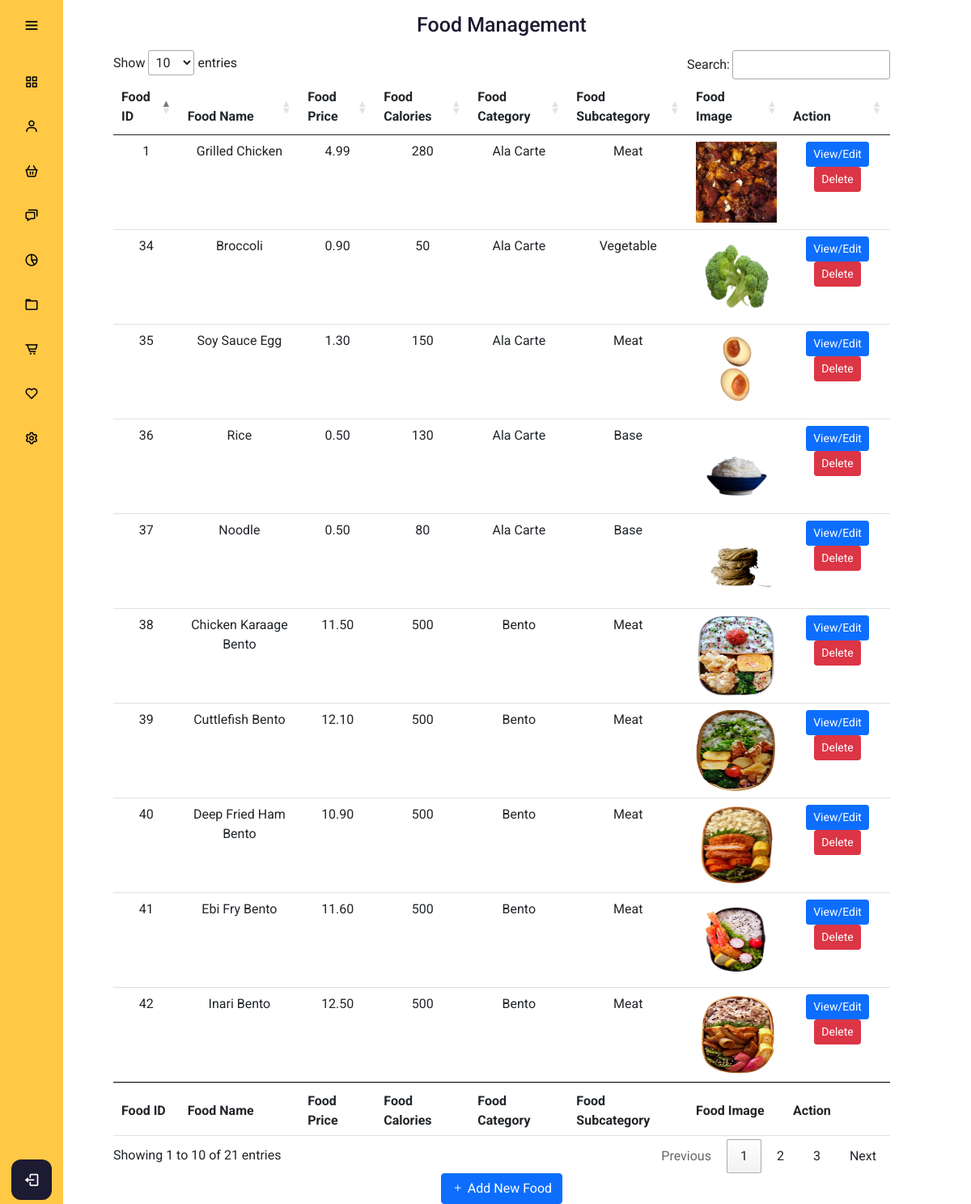
The app's page /admin/foodmanagement.php with its own data.
### tables this page shows
CREATE TABLE `food` (
  `food_id` int(11) NOT NULL,
  `food_name` varchar(255) NOT NULL,
  `food_category` varchar(128) NOT NULL,
  `food_subcategory` varchar(128) NOT NULL,
  `food_healthierchoice` smallint(6) DEFAULT '0',
  `food_vegan` smallint(6) DEFAULT NULL,
  `food_price` decimal(10,2) NOT NULL,
  `food_calories` int(11) NOT NULL,
  `food_img` varchar(256) DEFAULT NULL
);

### config/db.php (called while the page is built, shortened)
<?php
class DB {
  protected static $mdb = null;
  public static function getMDB() {
    $mdb = DB::$mdb;
    if ($mdb === null) {
      $mdb = DB::$mdb = new MeekroDB();
    }
    $mdb->sync_config();
    return $mdb;
  }
  public static function query() { $args = func_get_args(); return call_user_func_array(array(DB::getMDB(), 'query'), $args); }
}
class MeekroDB {
  public $encoding = 'latin1';
  public $connect_options = array(MYSQLI_OPT_CONNECT_TIMEOUT => 30);
  public $internal_mysql = null;
  public function __construct($host=null, $user=null, $password=null, $dbName=null, $port=null, $encoding=null, $socket=null)  {
    if ($encoding === null) $encoding = DB::$encoding;
    $this->encoding = $encoding;
  }
  public function get() {
    $mysql = $this->internal_mysql;
    if (!($mysql instanceof MySQLi)) {
      $mysql = new mysqli();
      foreach ($this->connect_options as $key => $value) {
        $mysql->options($key, $value);
      }
      $mysql->set_charset($this->encoding);
      $this->internal_mysql = $mysql;
    }
    return $mysql;
  }
  protected function preparseQueryParams() {
    $args = func_get_args();
    $sql = trim(strval(array_shift($args)));
    $args_all = $args;
    if (count($args_all) == 0) return array($sql);
    $chunkyQuery = array();
    return $chunkyQuery;
  }
  public function parseQueryParams() {
    $args = func_get_args();
    $chunkyQuery = call_user_func_array(array($this, 'preparseQueryParams'), $args);
    $query = '';
    foreach ($chunkyQuery as $chunk) {
      if (is_string($chunk)) {
        $query .= $chunk;
        continue;
      }
      $result = '';
      $query .= $result;
    }
    return $query;
  }
  protected function prependCall($function, $args, $prepend) { array_unshift($args, $prepend); return call_user_func_array($function, $args); }
  public function query() { $args = func_get_args(); return $this->prependCall(array($this, 'queryHelper'), $args, 'assoc'); }
  protected function queryHelper() {
    $args = func_get_args();
    $type = array_shift($args);
    $db = $this->get();
    $is_buffered = true;
    $row_type = 'assoc';
    $full_names = false;
    $sql = call_user_func_array(array($this, 'parseQueryParams'), $args);
    $result = $db->query($sql, $is_buffered ? MYSQLI_STORE_RESULT : MYSQLI_USE_RESULT);
    $return = array();
    while ($row = ($row_type == 'assoc' ? $result->fetch_assoc() : $result->fetch_row())) {
      $return[] = $row;
    }
    return $return;
  }
}
?>

### admin/foodmanagement.php (the view, shortened to what this page needs)
<?php
include "../config/db.php";
?>
<!DOCTYPE html>
<html lang="en" dir="ltr">
  <head>
    <link rel="stylesheet" href="adminstyle.css">
    <link href='https://unpkg.com/boxicons@2.0.7/css/boxicons.min.css' rel='stylesheet'>
    <link href="https://cdn.jsdelivr.net/npm/bootstrap@5.0.0-beta3/dist/css/bootstrap.min.css" rel="stylesheet">
    <link rel="stylesheet" href="https://cdn.jsdelivr.net/npm/bootstrap-icons@1.4.1/font/bootstrap-icons.css">
    <link rel="stylesheet" href="https://cdn.datatables.net/1.10.25/css/jquery.dataTables.min.css">
   </head>
<body>
  <?php
  include "adminheader.php";
  ?>
  <div class="home_content">
    <div class="text">Food Management </div>
    <table id="myTable" class="table table-hover">
        <thead>
            <tr>
            <th scope="col">Food ID</th>
            <th scope="col">Food Name</th>
            <th scope="col">Food Price</th>
            <th scope="col">Food Calories</th>
            <th scope="col">Food Category</th>
            <th scope="col">Food Subcategory</th>
            <th scope="col">Food Image</th>
            <th scope="col">Action</th>
            </tr>
        </thead>
        <tbody>
        <?php
        $getFoodQuery = DB::query("SELECT * FROM food");
        foreach($getFoodQuery as $getFoodResult){
        ?>
            <tr class="fooddata fooddata<?php echo $getFoodResult['food_id']; ?>">
              <td class="foodid"><?php echo $getFoodResult['food_id']; ?></td>
              <td class="foodname"><?php echo ucwords($getFoodResult['food_name']); ?></td>
              <td class="foodname"><?php echo $getFoodResult['food_price']; ?></td>
              <td class="foodcalories"><?php echo $getFoodResult['food_calories']; ?></td>
              <td class="foodcategory"><?php echo ucwords($getFoodResult['food_category']); ?></td>
              <td class="foodsubcategory"><?php echo ucwords($getFoodResult['food_subcategory']); ?></td>
              <td class="foodsimg"><img src="<?php echo $getFoodResult['food_img']; ?>"></td>
              <td><button type="button" class="btn btn-primary btn-sm editFood" id="editFood" value="editFood" data-id="<?php echo $getFoodResult['food_id']; ?>" data-bs-toggle="modal" data-bs-target="#foodinfo<?php echo $getFoodResult['food_id']; ?>" >View/Edit</button>
                  <button type="button" class="btn btn-danger btn-sm deleteFood" data-id="<?php echo $getFoodResult['food_id']; ?>" data-url="<?php echo $getFoodResult['food_img'] ?>" data-name="<?php echo $getFoodResult['food_name']; ?>" >Delete</button>
              </td>
            </tr>
        <?php
        }
        ?>
        </tbody>
        <tfoot>
          <tr>
            <th scope="col">Food ID</th>
            <th scope="col">Food Name</th>
            <th scope="col">Food Price</th>
            <th scope="col">Food Calories</th>
            <th scope="col">Food Category</th>
            <th scope="col">Food Subcategory</th>
            <th scope="col">Food Image</th>
            <th scope="col">Action</th>
          </tr>
        </tfoot>
    </table>
    <button type="button" data-bs-toggle="modal" data-bs-target="#addFood" class="btn btn-primary"><i class="bi bi-plus"></i> Add New Food</button>
  </div>
</body>
</html>

### admin/adminstyle.css (style rules this page uses)
* { margin: 0; padding: 0; box-sizing: border-box; font-family: "Roboto" , sans serif; }
body { position: relative; min-height: 100vh; width: 100%; overflow: scroll; }
.home_content { position: absolute; height: 100%; width: 80%; text-align: center; left: 140px; background: none; box-shadow: 0 5px 10px rgba(0,0,0,0.2px); transition: all 0.5s ease; justify-content: space-between; }
.home_content .text { font-size: 25px; font-weight: 500; color: #1d1b31; margin: 12px; }
.foodsimg { width:100px; height:100px; }
img { width:100px; height:100px; }

### records on screen
food: food_id "1", food_name "Grilled Chicken", food_price "4.99", food_calories "280", food_category "Ala Carte", food_subcategory "Meat", shows a picture
food: food_id "34", food_name "Broccoli", food_price "0.90", food_calories "50", food_category "Ala Carte", food_subcategory "Vegetable", food_img (picture)
food: food_id "35", food_name "Soy Sauce Egg", food_price "1.30", food_calories "150", food_category "Ala Carte", food_subcategory "Meat", food_img (picture)
food: food_id "36", food_name "Rice", food_price "0.50", food_calories "130", food_category "Ala Carte", food_subcategory "Base", food_img (picture)
food: food_id "37", food_name "Noodle", food_price "0.50", food_calories "80", food_category "Ala Carte", food_subcategory "Base", food_img (picture)
food: food_id "38", food_name "Chicken Karaage Bento", food_price "11.50", food_calories "500", food_category "Bento", food_subcategory "Meat", food_img (picture)
food: food_id "39", food_name "Cuttlefish Bento", food_price "12.10", food_calories "500", food_category "Bento", food_subcategory "Meat", food_img (picture)
food: food_id "40", food_name "Deep Fried Ham Bento", food_price "10.90", food_calories "500", food_category "Bento", food_subcategory "Meat", food_img (picture)
food: food_id "41", food_name "Ebi Fry Bento", food_price "11.60", food_calories "500", food_category "Bento", food_subcategory "Meat", food_img (picture)
food: food_id "42", food_name "Inari Bento", food_price "12.50", food_calories "500", food_category "Bento", food_subcategory "Meat", food_img (picture)
